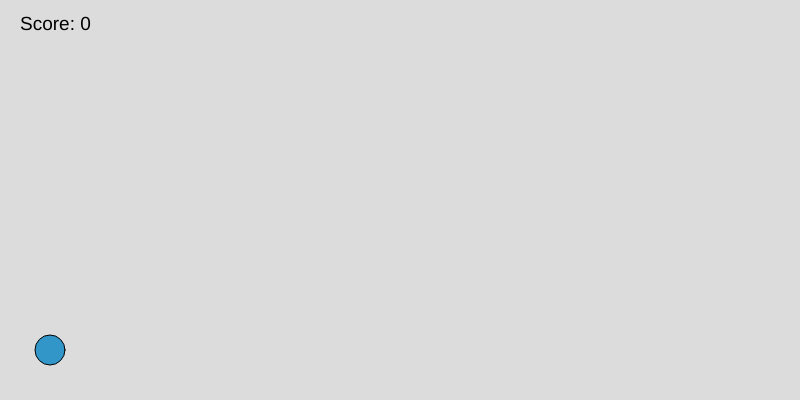
Frame 1 (no input)
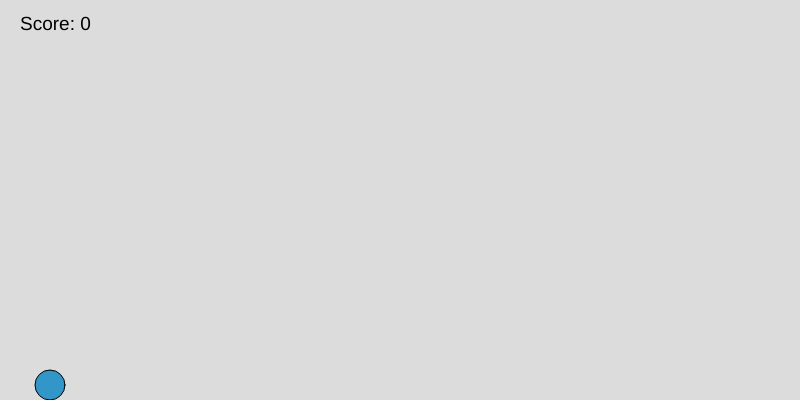
Frame 60 (no input)
Frame 120 (the mouse pressed at the canvas centre since frame 60): identical to frame 60, image omitted

The p5.js sketch that drew these frames (run headless with seeded random() and noise() and a simulated clock; from frame 60 on, the mouse is pressed at the canvas centre):

// p5.js sketch
// ── sketch.js
let player;
let obstacles = [];
let score = 0;

function setup() {
  createCanvas(800, 400);
  player = new Player();
}

function draw() {
  background(220);
  
  player.show();
  player.update();
  
  if (frameCount % 60 === 0) {
    obstacles.push(new Obstacle());
  }

  for (let i = obstacles.length - 3; i >= 0; i--) {
    obstacles[i].show();
    obstacles[i].update();

    if (player.hits(obstacles[i])) {
      gameOver();
    }

    if (obstacles[i].offscreen()) {
      obstacles.splice(i, 1);
      score++;
    }
  }

  fill(0);
  textSize(19);
  text(`Score: ${score}`, 20, 30);
}

function keyPressed() {
  if (key === ' ' || keyCode === UP_ARROW) {
    player.jump();
  }
}

function gameOver() {
  noLoop();
  textSize(32);
  textAlign(CENTER, CENTER);
  text("GAME OVER", width / 2, height / 2);
  text(`Score: ${score}`, width / 2, height / 2 + 40);
}

class Player {
  constructor() {
    this.y = height - 50;
    this.x = 50;
    this.velocity = 0;
    this.gravity = 1;
    this.lift = -20;
  }

  show() {
    fill(50, 150, 200);
    ellipse(this.x, this.y, 30, 30);
  }

  jump() {
    if (this.y === height - 15) {
      this.velocity += this.lift;
    }
  }

  update() {
    this.velocity += this.gravity;
    this.y += this.velocity;

    if (this.y > height - 15) {
      this.y = height - 15;
      this.velocity = 0;
    }
  }

  hits(obstacle) {
    const d = dist(this.x, this.y, obstacle.x, obstacle.y);
    return d < 15;
  }
}

class Obstacle {
  constructor() {
    this.x = width;
    this.y = height - 15;
    this.width = 20 + Math.random() * 30;
    this.speed = 5 + Math.random() * 5;
  }

  show() {
    fill(255, 0, 0);
    rect(this.x, this.y, this.width, 15);
  }

  update() {
    this.x -= this.speed;
  }

  offscreen() {
    return this.x < 0;
  }
}
    
